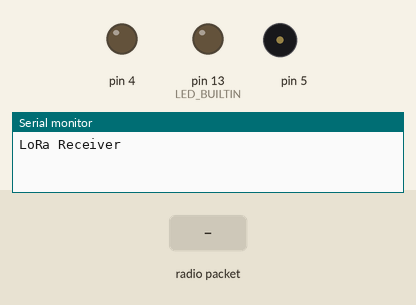
The sketch below on a simulated Arduino Uno, built with avr-gcc and run on an emulated ATmega328P. On the bench: output pins drawn as LEDs (lit = HIGH), buzzer (waves = sounding), the last lines printed to the serial monitor. Inputs (shaded band) come from the test bench. No radio packets arrive unless stated.

Above: at 2.2 s.
2.3 s: radio packet ")" arrives
At 2.46 s:
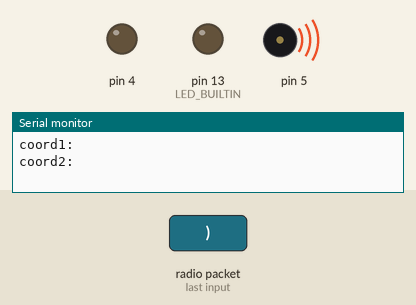
4.0 s: radio packet "1" arrives
At 5.5 s:
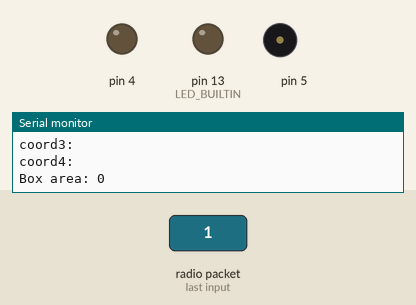
Timing chart, 0 to 7.0 s (numbered marks = the images above; inputs shaded):
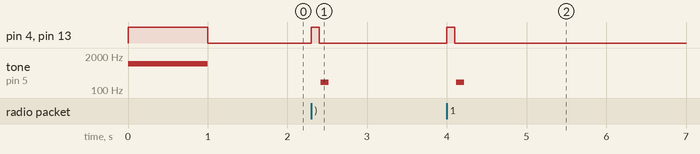

The sketch:

LORAWAN_RECEIVER_06.ino
```cpp
#include <SPI.h>
#include <LoRa.h>
String myString =" ";
String myStringReversed =" ";

void setup()
{
  pinMode(4, OUTPUT);
  pinMode(LED_BUILTIN, OUTPUT);
  tone(5,1000,1000);
  digitalWrite(LED_BUILTIN, HIGH);
  digitalWrite(4, HIGH);
  delay(1000);
  digitalWrite(LED_BUILTIN, LOW);
  digitalWrite(4, LOW);
  Serial.begin(9600);
//  while (!Serial);

  Serial.println("LoRa Receiver");

  if (!LoRa.begin(8690E5)) {
    Serial.println("Starting LoRa failed!");
    while (1);
  }
}

void loop()
{
  //delay (1000);
  // try to parse packet
  int packetSize = LoRa.parsePacket();
  if (packetSize)
  {
    // received a packet
    Serial.print("Received packet '");
  digitalWrite(LED_BUILTIN, HIGH);
  digitalWrite(4, HIGH);
  delay(100);
  digitalWrite(LED_BUILTIN, LOW);
  digitalWrite(4, LOW);
    // read packet
    myString =" ";
    myStringReversed =" ";
    int i = 0;
    char c;
    while (LoRa.available())
    {
      //c[i] = (char)LoRa.read();
      //Serial.print((char)LoRa.read());
      myString = (char)LoRa.read() + myString;
      i++;
      //Reverse the string:
      c = myString.charAt(0);
      myStringReversed = myStringReversed + c;
    }
    processString();
    //Serial.print("My string: ");Serial.print(myString);
    // print RSSI of packet
    //Serial.print("' with RSSI ");
    //Serial.println(LoRa.packetRssi());

  }
}
void processString()
{
    Serial.print("My string reversed:");Serial.print(myStringReversed);
    // print RSSI of packet
    Serial.print("' with RSSI ");
    Serial.println(LoRa.packetRssi());
    int len = myStringReversed.length();
    int j=0;
    char a,b,c,d;
    String coord1 = " ";
    String coord2 = " ";
    String coord3 = " ";
    String coord4 = " ";
    int k =0;
    char x = ',';
    int z=1;
    int y=1;
    int r=1;
    int s=1;
    int v=0;
    while (j < len)
    {
      a = myStringReversed.charAt(j);
      b = myStringReversed.charAt(j+1);
      c = myStringReversed.charAt(j+2);
      if((a=='B')&&(b=='o')&&(c=='x'))                           // The word 'box' has been identified in the string - k is now greater than 0.
      {
        k = j+5;
        Serial.print("Character B was found at: ");Serial.println(j);
      }
      j++;
    }
    if (k>0)
    {
      v =0;                                                      // int V stops perpetual loops occurring.
      while((z==1)&&(v<200))
      {
        if(myStringReversed.charAt(k)==x)                        // Build up string 'coord' until a comma is reached.
        {
          Serial.print("k");Serial.println(k);
          z=0;
        }
        else
        {
        coord1 = coord1 + myStringReversed.charAt(k);
        k++;
        v++;
        //Serial.print("coord1: ");Serial.println(coord1);
        }
      }
      v =0;
      k++;
      while((y==1)&&(v<200))
      {
        if(myStringReversed.charAt(k)==')')                        // Build up string 'coord' until a comma is reached.
        {
          Serial.print("k");Serial.println(k);
          y=0;
        }
        else
        {
        coord2 = coord2 + myStringReversed.charAt(k);
        k++;
        v++;
        //Serial.print("coord2: ");Serial.println(coord2);
        }
      }
      v =0;
      k=k+3;                                                     // Takes account of two brackets and a comma.
      while((r==1)&&(v<200))
      {
        if(myStringReversed.charAt(k)==x)                        // Build up string 'coord' until a comma is reached.
        {
          Serial.print("k");Serial.println(k);
          r=0;
        }
        else
        {
        coord3 = coord3 + myStringReversed.charAt(k);
        k++;
        v++;
        //Serial.print("coord3: ");Serial.println(coord3);
        }
      }
      v =0;
      k++;
      while((s==1)&&(v<200))
      {
        if(myStringReversed.charAt(k)==')')                        // Build up string 'coord' until a comma is reached.
        {
          Serial.print("k");Serial.println(k);
          s=0;
        }
        else
        {
        coord4 = coord4 + myStringReversed.charAt(k);
        k++;
        v++;
        //Serial.print("coord4: ");Serial.println(coord4);
        }
      }
    }
    Serial.print("coord1: ");Serial.println(coord1);
    Serial.print("coord2: ");Serial.println(coord2);
    Serial.print("coord3: ");Serial.println(coord3);
    Serial.print("coord4: ");Serial.println(coord4);
    int coord10 = coord1.toInt();
    int coord20 = coord2.toInt();
    int coord30 = coord3.toInt();
    int coord40 = coord4.toInt();

    int area = (coord40 - coord20) * (coord30 - coord10);
    tone(5,(area/100)+200,100);
    Serial.print("Box area: ");Serial.println(area);
}
```

Measured:
- after the input at 2.3 s, pin 4, pin 13 (LED_BUILTIN): LOW → HIGH at once, → LOW 0.10 s later; tone on pin 5: silent → 200 Hz after 0.12 s, → silent 0.10 s later
- after the input at 4.0 s, pin 4, pin 13 (LED_BUILTIN): LOW → HIGH at once, → LOW 0.10 s later; tone on pin 5: silent → 200 Hz after 0.12 s, → silent 0.10 s later
